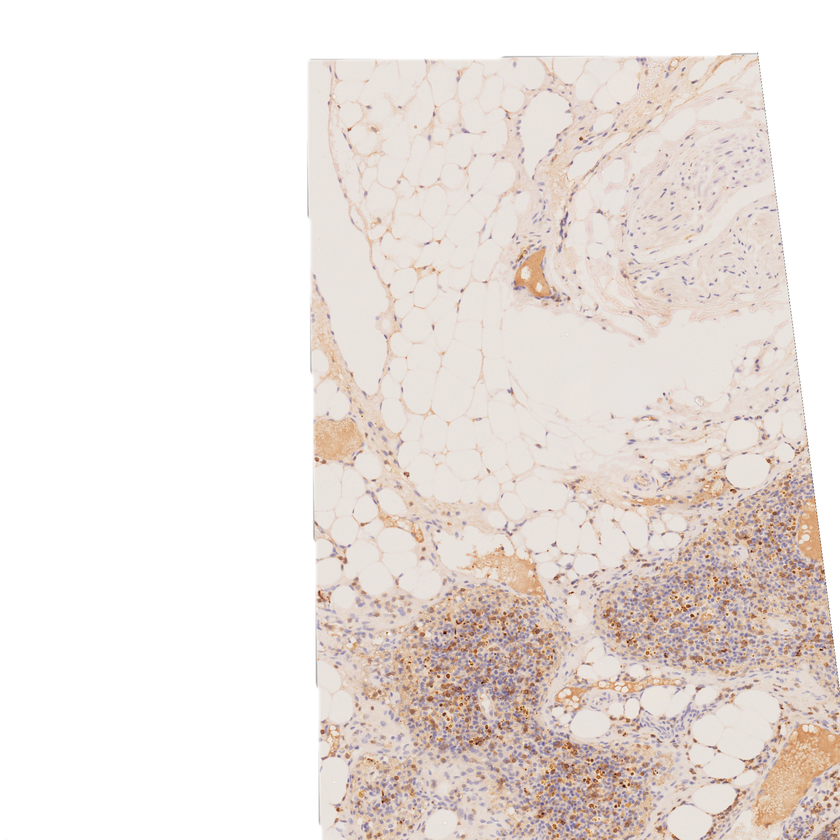
#> input picture data/membrane/IMAGES/r/real_1.png, 840 x 840 px, shrunk from 2048 x 2048 before the run; its folder holds only this picture in this run
$ python DISTANCE_MAP5.py
#> lines starting #> are read from the running program, lines starting #| are printed output that depends on the picture
import os
import numpy as np
import matplotlib.pyplot as plt
from skimage import io, color, img_as_float
from skimage.metrics import structural_similarity as ssim
import cv2

# Define the paths to the real and synthetic images
real_path = "./data/membrane/IMAGES/r/"
synthetic_path = "./data/membrane/IMAGES/f/"

# Load the images and calculate the SSIM
image_pairs = []
ssim_values = []
original_images = []
number_of_images = 5
for i in range(1, number_of_images+1):
    original_image = cv2.imread("data/membrane/IMAGES/r/real_{}.png".format(i))
#> original_image is the input picture: shape (840, 840, 3); mean B, G, R 223.7, 227.9, 235.9
    real_image = img_as_float(color.rgb2gray(io.imread(os.path.join(real_path, f"real_{i}.png"))))
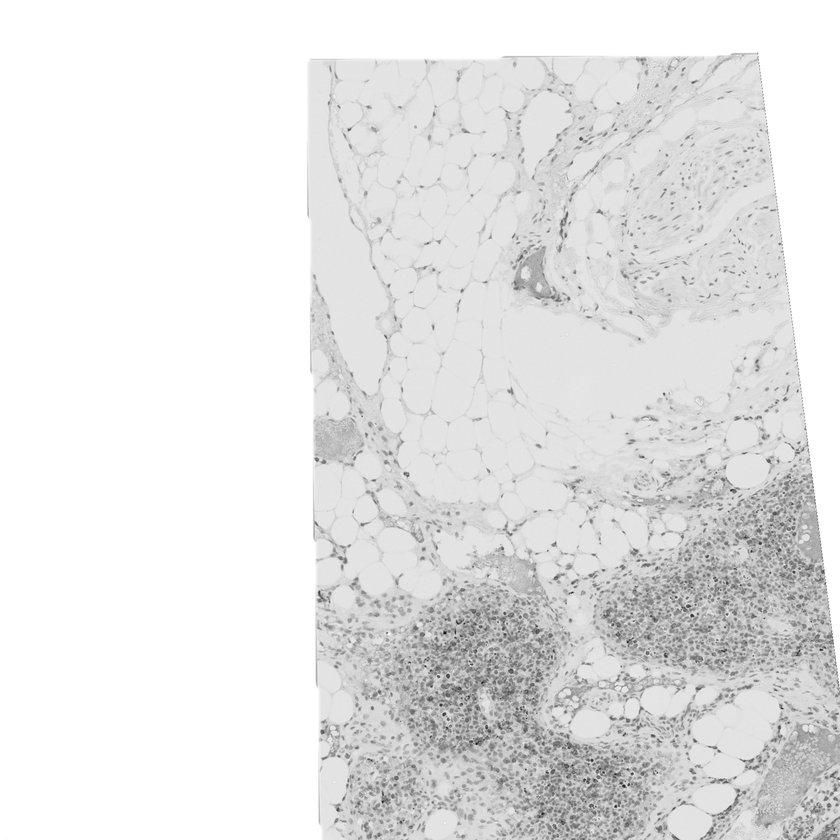
#> real_image: shape (840, 840) float64; min 0.0665, max 1, mean 0.899
#> (the run stopped early here; a loop or call above may not have finished)
